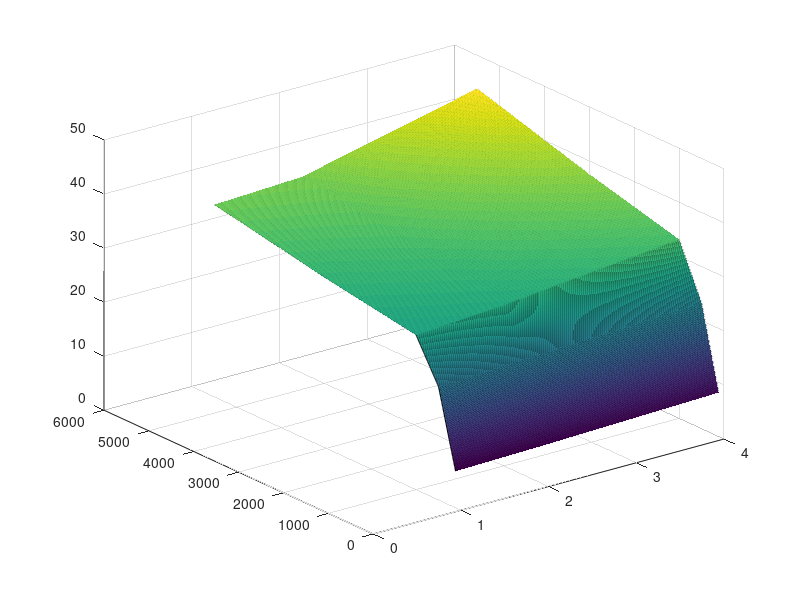

This figure's MATLAB source: (Note: this script raises an error after producing the figure.)
%Thursday AM

load('mdd_output.mat')

% cost = zeros(4,3);
% diameter = zeros(4,3);
% depth = zeros(4,3);
% e_subsurface = zeros(4,3);
% e_tension = zeros(4,3);
% w_tension = zeros(4,3);

n = 1000;
z_adj = 1;
ms = 50;
fs = 16;
lw = 1.2;

[Xq,Yq] = meshgrid(linspace(0,max(diameter(:)),n), ...
    linspace(0,max(depth(:)),n));

Cq = interp2(diameter,depth,cost,Xq,Yq,'linear');
% Eq = interp2(diameter,depth,e_tension,Xq,Yq,'linear');

%cost
figure
s = surf(Xq,Yq,Cq./1000);
s.EdgeColor = 'none';
view(0,90)
xlabel('WEC Diameter [m]')
ylabel('Water Depth [m]')
xlim([0 5])
ylim([0 inf])
c = colorbar;
c.Label.String = '[$k]';
colormap(brewermap(50,'reds'))
hold on
scatter3(diameter(:),depth(:),cost(:)./1000+z_adj,ms,'filled', ...
    'MarkerEdgeColor','k','MarkerFaceColor','k')
set(gca,'FontSize',fs)
set(gca,'LineWidth',lw)




